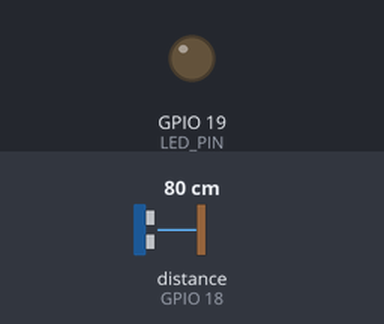
Simulated run of this sketch. Board: ESP32. On the bench: output pins drawn as LEDs (lit = HIGH). Wiring (inferred from the names in the program): ultrasonic range finder: trigger GPIO 4; echo GPIO 18. Inputs (shaded band) come from the test bench; at power-on: distance to the obstacle (sensor on GPIO 18) 80 cm. The echo pulse lasts 58.3 µs per cm; WiFi joins after 1.5 s; servers stay silent unless stated; uploads are accepted with an empty reply; pins used as bus, display or sensor lines are not drawn; what the sketch prints to the serial monitor is not drawn.

Above: at 2.7 s.
2.8 s: distance to the obstacle (sensor on GPIO 18) set to 17 cm
5.8 s: distance to the obstacle (sensor on GPIO 18) set to 14 cm
At 9.6 s:
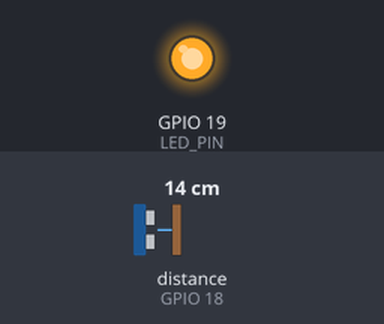
Timing chart, 0 to 11.1 s (numbered marks = the images above; inputs shaded):
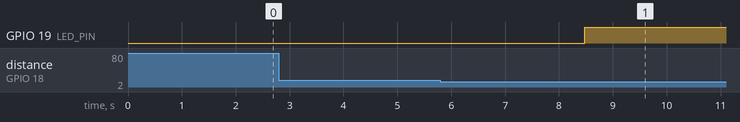

Measured:
- the behaviour switches between 16 and 15 cm on distance to the obstacle (sensor on GPIO 18) (found by bisection; images 0 and 1)
- after the input at 2.8 s, every drawn part: stays the same
- after the input at 5.8 s, GPIO 19 (LED_PIN): LOW → HIGH after 2.7 s

The sketch:

esp32_sensor.ino
```cpp
/**
 * Smart Parking – ESP32 Firmware
 * Uses direct HTTP REST to Firebase — no auth library needed
 */

#include <Arduino.h>
#include <WiFi.h>
#include <HTTPClient.h>

// ── Pin config ────────────────────────────────────────────────────────────────
#define TRIG_PIN  4
#define ECHO_PIN  18
#define LED_PIN   19

// ── WiFi ──────────────────────────────────────────────────────────────────────
#define WIFI_SSID     "MALHAR"
#define WIFI_PASSWORD "hello123"

// ── Firebase REST base ────────────────────────────────────────────────────────
#define FIREBASE_HOST "https://smartpark-3ce1d-default-rtdb.asia-southeast1.firebasedatabase.app"
#define SLOT_PATH     "/parking/p022/A1"

// ── Detection threshold ───────────────────────────────────────────────────────
#define OCCUPIED_THRESHOLD_CM 15.0

// ── Globals ───────────────────────────────────────────────────────────────────
bool lastOccupied      = false;
unsigned long lastSent = 0;

// ── Firebase write via HTTP PUT ───────────────────────────────────────────────
bool firebasePut(String path, String jsonValue) {
  HTTPClient http;
  String url = String(FIREBASE_HOST) + path + ".json";
  http.begin(url);
  http.addHeader("Content-Type", "application/json");
  int code = http.PUT(jsonValue);
  bool ok = (code == 200);
  if (!ok) Serial.printf("   HTTP %d: %s\n", code, http.getString().c_str());
  http.end();
  return ok;
}

// ── Distance measurement (averaged over 10 readings) ─────────────────────────
float getDistance() {
  float sum = 0;
  int valid = 0;
  for (int i = 0; i < 10; i++) {
    digitalWrite(TRIG_PIN, LOW);
    delayMicroseconds(2);
    digitalWrite(TRIG_PIN, HIGH);
    delayMicroseconds(10);
    digitalWrite(TRIG_PIN, LOW);

    noInterrupts();
    long dur = pulseIn(ECHO_PIN, HIGH, 25000);
    interrupts();

    if (dur == 0) { delay(30); continue; }
    float d = (dur * 0.034) / 2.0;
    if (d >= 2 && d <= 400) { sum += d; valid++; }
    delay(30);
  }
  return valid > 0 ? sum / valid : -1;
}

// ── Setup ─────────────────────────────────────────────────────────────────────
void setup() {
  Serial.begin(115200);
  pinMode(TRIG_PIN, OUTPUT);
  pinMode(ECHO_PIN, INPUT);
  pinMode(LED_PIN,  OUTPUT);

  WiFi.begin(WIFI_SSID, WIFI_PASSWORD);
  Serial.print("Connecting to WiFi");
  while (WiFi.status() != WL_CONNECTED) {
    Serial.print(".");
    delay(500);
  }
  Serial.println("\n✅ WiFi: " + WiFi.localIP().toString());
  Serial.println("📡 Writing to: " + String(SLOT_PATH));
}

// ── Loop ──────────────────────────────────────────────────────────────────────
void loop() {
  float dist = getDistance();

  if (dist < 0) {
    Serial.println("⚠️  Sensor error — check wiring");
    digitalWrite(LED_PIN, LOW);
    delay(3000);
    return;
  }

  bool occupied     = dist < OCCUPIED_THRESHOLD_CM;
  String status     = occupied ? "OCCUPIED" : "FREE";
  bool stateChanged = (occupied != lastOccupied);
  bool heartbeat    = (millis() - lastSent > 30000);

  Serial.printf("📏 %.1f cm → %s\n", dist, status.c_str());
  digitalWrite(LED_PIN, occupied ? HIGH : LOW);

  if (WiFi.status() == WL_CONNECTED && (stateChanged || heartbeat)) {
    Serial.println("📤 Sending to Firebase...");

    // Write status and distance as a single JSON object
    String json = "{\"status\":\"" + status + "\",\"distance\":\"" + String(dist, 1) + " cm\"}";
    bool ok = firebasePut(String(SLOT_PATH), json);

    if (ok) {
      Serial.printf("✅ Firebase updated → %s (%.1f cm)\n", status.c_str(), dist);
    } else {
      Serial.println("❌ Firebase write failed — check rules");
    }

    lastOccupied = occupied;
    lastSent     = millis();
  }

  delay(3000);
}
```
